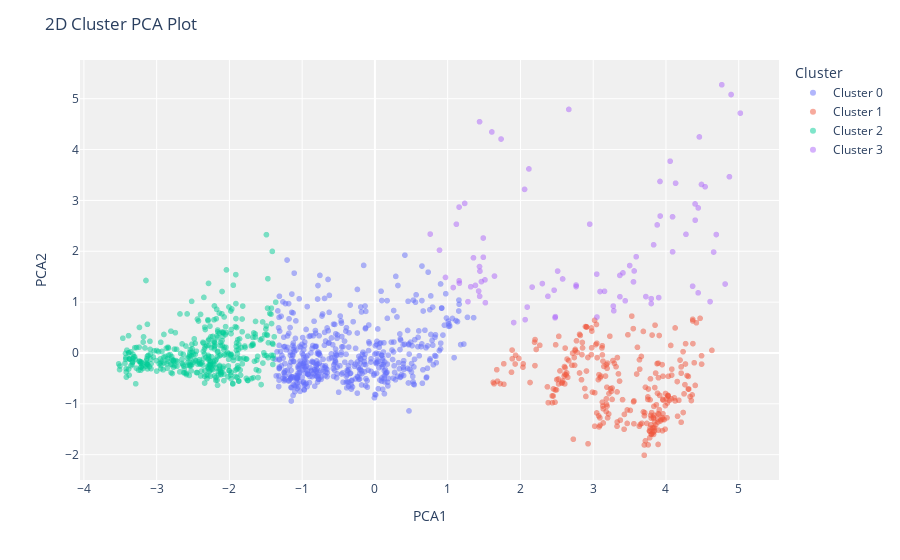

Notebook code cell kept with this figure:
### Markdown cell above
## 2D Cluster PCA Plot

### Code cell
# Criar o scatter plot para o modelo Kmeans
plot_model(kmeans_model, plot='cluster')

### Figure 1 — Plotly figure (JSON) as saved in the notebook; plotly's stock layout.template omitted (floating-point values rounded to 4 significant figures; data arrays with more than 128 entries replaced by an {"elided": "..."} marker saying what was removed)
{"data": [{"customdata": {"elided": "508x1 null values"}, "hovertemplate": "Cluster=Cluster 0<br>PCA1=%{x}<br>PCA2=%{y}<br>Feature=%{customdata[0]}<extra></extra>", "legendgroup": "Cluster 0", "marker": {"color": "#636efa", "opacity": 0.5, "symbol": "circle"}, "mode": "markers", "name": "Cluster 0", "showlegend": true, "textposition": "top center", "type": "scattergl", "x": {"elided": "508 float values"}, "xaxis": "x", "y": {"elided": "508 float values"}, "yaxis": "y"}, {"customdata": {"elided": "266x1 null values"}, "hovertemplate": "Cluster=Cluster 1<br>PCA1=%{x}<br>PCA2=%{y}<br>Feature=%{customdata[0]}<extra></extra>", "legendgroup": "Cluster 1", "marker": {"color": "#EF553B", "opacity": 0.5, "symbol": "circle"}, "mode": "markers", "name": "Cluster 1", "showlegend": true, "textposition": "top center", "type": "scattergl", "x": {"elided": "266 float values"}, "xaxis": "x", "y": {"elided": "266 float values"}, "yaxis": "y"}, {"customdata": {"elided": "399x1 null values"}, "hovertemplate": "Cluster=Cluster 2<br>PCA1=%{x}<br>PCA2=%{y}<br>Feature=%{customdata[0]}<extra></extra>", "legendgroup": "Cluster 2", "marker": {"color": "#00cc96", "opacity": 0.5, "symbol": "circle"}, "mode": "markers", "name": "Cluster 2", "showlegend": true, "textposition": "top center", "type": "scattergl", "x": {"elided": "399 float values"}, "xaxis": "x", "y": {"elided": "399 float values"}, "yaxis": "y"}, {"customdata": [[null], [null], [null], [null], [null], [null], [null], [null], [null], [null], [null], [null], [null], [null], [null], [null], [null], [null], [null], [null], [null], [null], [null], [null], [null], [null], [null], [null], [null], [null], [null], [null], [null], [null], [null], [null], [null], [null], [null], [null], [null], [null], [null], [null], [null], [null], [null], [null], [null], [null], [null], [null], [null], [null], [null], [null], [null], [null], [null], [null], [null], [null], [null], [null], [null], [null], [null], [null], [null], [null], [null], [null], [null], [null], [null], [null], [null], [null], [null], [null], [null], [null], [null], [null], [null], [null]], "hovertemplate": "Cluster=Cluster 3<br>PCA1=%{x}<br>PCA2=%{y}<br>Feature=%{customdata[0]}<extra></extra>", "legendgroup": "Cluster 3", "marker": {"color": "#ab63fa", "opacity": 0.5, "symbol": "circle"}, "mode": "markers", "name": "Cluster 3", "showlegend": true, "textposition": "top center", "type": "scattergl", "x": [1.437, 1.439, 2.116, 2.665, 2.065, 2.377, 2.764, 2.58, 2.765, 2.476, 2.952, 2.511, 1.443, 2.301, 1.907, 2.093, 2.16, 2.463, 1.489, 1.438, 1.279, 1.157, 1.425, 2.057, 1.643, 1.316, 1.161, 1.076, 1.381, 1.518, 1.119, 1.234, 2.48, 1.489, 1.734, 1.157, 0.7598, 0.8877, 1.607, 1.354, 1.463, 3.155, 4.488, 3.283, 3.918, 4.058, 4.767, 4.132, 3.367, 3.502, 3.409, 3.049, 3.366, 3.094, 3.88, 4.655, 4.813, 4.691, 4.443, 4.606, 0.9698, 4.366, 3.051, 3.591, 3.276, 4.09, 3.554, 3.44, 3.723, 3.798, 3.797, 3.9, 4.091, 4.4, 3.563, 4.402, 5.022, 4.275, 4.443, 4.538, 4.459, 4.895, 3.83, 3.921, 4.872, 1.513], "xaxis": "x", "y": [1.698, 1.115, 3.619, 4.789, 0.6543, 1.115, 1.336, 1.455, 1.305, 0.6915, 2.533, 1.61, 1.61, 1.365, 0.5979, 0.9022, 1.295, 1.235, 1.883, 4.547, 1.008, 1.419, 1.217, 3.217, 1.512, 1.302, 1.372, 1.287, 1.328, 0.989, 2.532, 2.941, 0.7148, 2.26, 4.207, 2.868, 2.338, 2.022, 4.346, 1.871, 1.403, 1.213, 3.314, 0.8299, 3.372, 3.771, 5.274, 3.338, 1.106, 1.719, 1.574, 1.55, 1.525, 1.208, 2.518, 1.984, 1.356, 2.329, 1.182, 1.01, 1.485, 1.312, 0.7069, 1.892, 0.9216, 2.677, 1.398, 1.026, 1.109, 1.068, 0.9724, 1.089, 1.989, 2.931, 1.613, 2.611, 4.716, 2.333, 2.852, 3.268, 4.248, 5.082, 2.127, 2.693, 3.465, 1.438], "yaxis": "y"}], "layout": {"autosize": true, "legend": {"title": {"text": "Cluster"}, "tracegroupgap": 0}, "margin": {"t": 60}, "plot_bgcolor": "rgb(240,240,240)", "title": {"text": "2D Cluster PCA Plot"}, "xaxis": {"anchor": "y", "autorange": true, "domain": [0, 1], "range": [-4.041, 5.541], "title": {"text": "PCA1"}, "type": "linear"}, "yaxis": {"anchor": "x", "autorange": true, "domain": [0, 1], "range": [-2.575, 5.838], "title": {"text": "PCA2"}, "type": "linear"}}}
